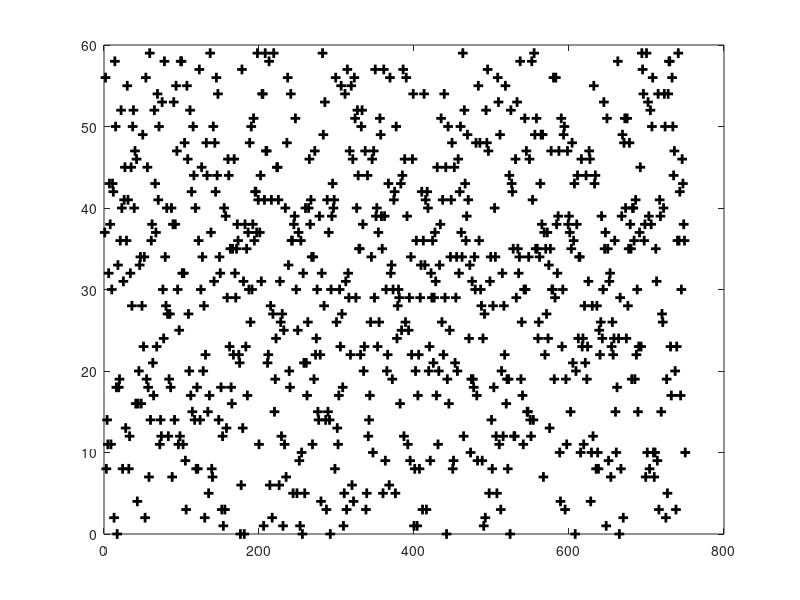

The MATLAB source for this figure: (Note: this script raises an error after producing the figure.)
a = randi([0,59],1000,1);
b = randi([0,59],1000,1);

plus = abs(a-b);

plusPlot = find(plus<=30);
dotPlot = find(plus>30);


plot(a(plusPlot,1),'k+','LineWidth',2,'MarkerSize',7);
hold on;
%print -dpng "arrivingTIme.png"
plot(a(plusPlot,0),'ko','MarkerFaceColor','yellow','MarkerSize',7);

%print -dpng "arrivingTIme.png"
